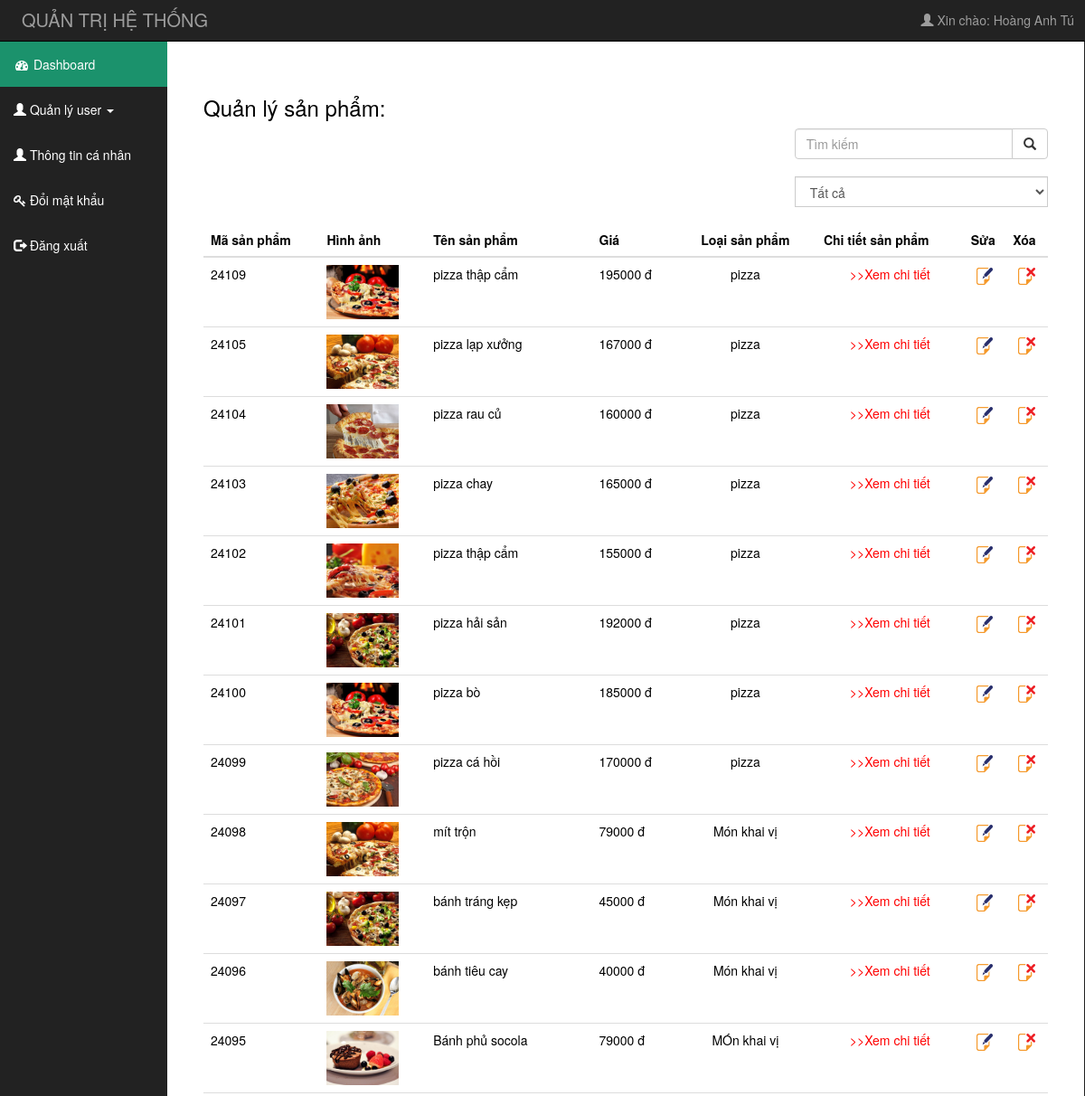
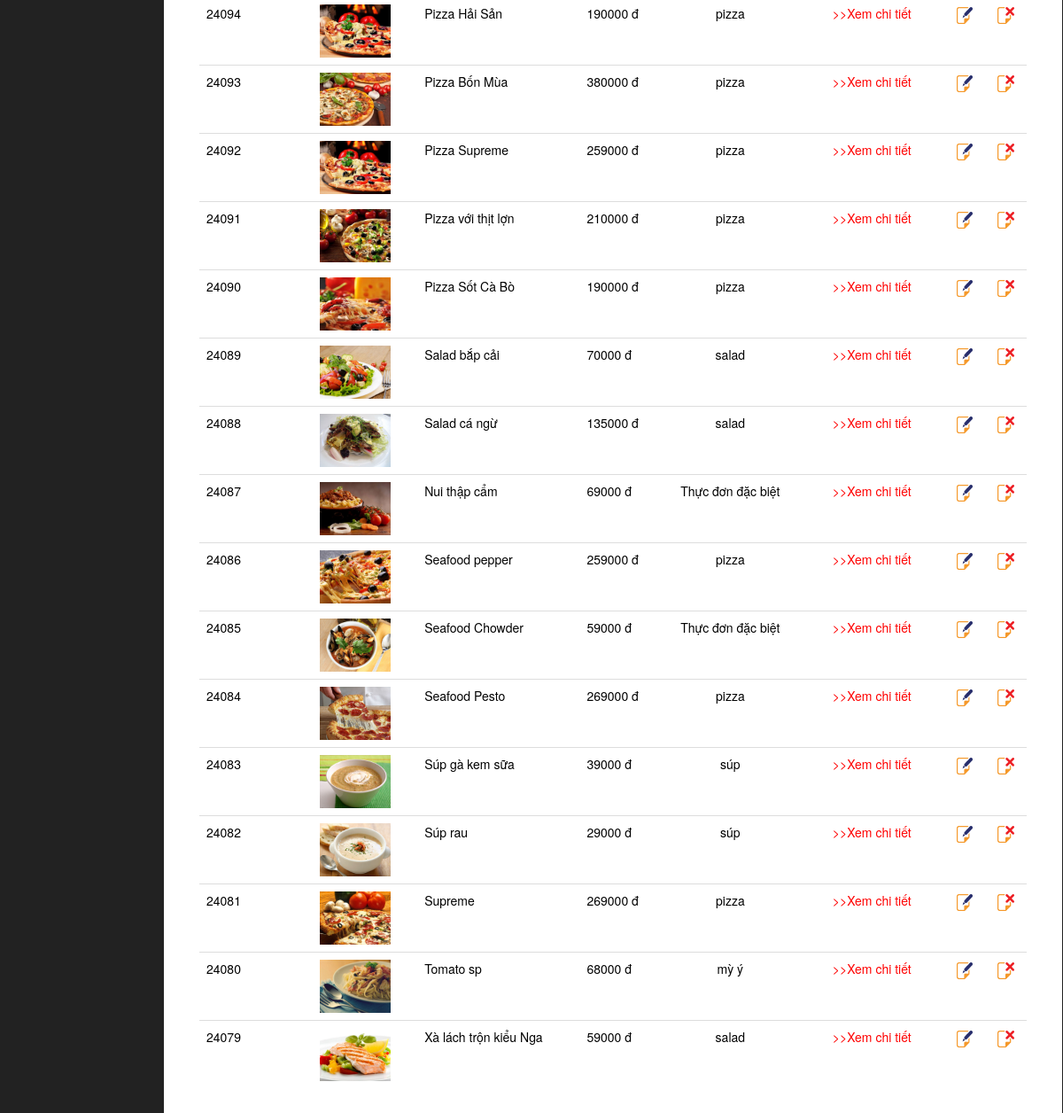
The page /admin/quanlysanpham.php (signed in) on the database its author committed (2 pictures, top to bottom).
### tables this page shows
CREATE TABLE `sanpham` (
  `Masp` int(100) NOT NULL,
  `Tensp` varchar(100) NOT NULL,
  `Gia` int(100) NOT NULL,
  `MoTaSp` varchar(10000) NOT NULL,
  `ChiTietSP` text NOT NULL,
  `ThongTinNgoai` text NOT NULL,
  `LoaiSp` varchar(100) NOT NULL,
  `LinkHinh` varchar(1000) NOT NULL
);

### admin/quanlysanpham.php (the view, shortened to what this page needs)
	<?php
		if(isset($_SESSION['usr']['uid']))
		{
			include("includes/header.php");
		}
		else
		{
			 header('Location:login.php');
		}
		require("../includes/connect_db.php");
	?>
		<div id="mid">
			<div class="row" style="width: 100%;">
				<div class="col-sm-2">
					<?php
						if($_SESSION['usr']['vaitro']==2)
						{
							include('includes/menu_left1.php');
						}
					?>
				</div>
				<div class="col-sm-10">
					<div style="background-color:white;margin-right: -29px;margin-left: -15px;color: black;padding: 40px;">
						<h3>Quản lý sản phẩm: </h3>
						<div class="input-group" style="width: 30%;float: right;">
					      <input type="text" class="form-control" placeholder="Tìm kiếm" name="search" id="search_user">
					      <div class="input-group-btn">
					        <button class="btn btn-default" type="button" onclick="searchUser();"><i class="glyphicon glyphicon-search"></i></button>
					      </div>
					    </div>
					    <div class="input-group" style="width: 30%;clear:both;float: right;margin-top: 2%;margin-bottom: 2%;">
						    <select name="loaisp" id="lsp" class="form-control" onchange="searchName();">
								<option value="-1">Tất cả</option>
								<?php
									$query="SELECT DISTINCT LoaiSp FROM sanpham";
									$result=mysqli_query($dbc,$query);check_errors($result,$query);
									while(list($loaisp)=mysqli_fetch_array($result,MYSQLI_NUM))
									{?>
										<option value="<?php echo $loaisp; ?>">
											<?php echo $loaisp; ?>
										</option>
									<?PHP }
								?>
							</select>
						</div>
						<table class="table table-hover">
						    <thead>
						      <tr>
						        <th>Mã sản phẩm</th>
						        <th>Hình ảnh</th>
						        <th>Tên sản phẩm</th>
						        <th>Giá</th>
						        <th style="text-align: center;">Loại sản phẩm</th>
						        <th>Chi tiết sản phẩm</th>
						        <th style="width: 5%;">Sửa</th>
						        <th style="width: 5%;">Xóa</th>
						      </tr>
						    </thead>
						    <tbody>
						    	<?PHP
							    		$query="SELECT masp,tensp,gia,loaisp,linkhinh,chitietsp FROM sanpham ORDER BY masp DESC";
										$result=mysqli_query($dbc,$query);check_errors($result,$query);
										while(list($masp,$tensp,$gia,$loaisp,$linkhinh,$chitietsp)=mysqli_fetch_array($result,MYSQLI_NUM))
									    {?>
											<tr>
										      	<td>
										      		<?php echo $masp;?>
										      	</td>
										      	<td>
										      		<img src='../<?php echo $linkhinh;?>' class="img_table">
										      	</td>
										      	<td>
													<?php echo $tensp;?>
										      	</td>
										      	<td>
										      		<?php echo $gia;?> đ
										      	</td>
										      	<td style="text-align:center;">
										      		<?php echo $loaisp;?>
										      	</td>
										      	<td style="text-align:center;">
										      		<a href="chitietsanpham.php?id=<?php echo $masp;?>" style="color:red;">
										      			>>Xem chi tiết
										      		</a>
										      	</td>
										      	<td  style="text-align: center;">
										      		<a href="edit_sanpham.php?id=<?php echo $masp;?>">
														<img src="../IMAGES/icon_edit.png" class="img_tb2">
													</a>
										      	</td>
										      	<td style="text-align: center;">
										      		<a onclick="messDelete(<?php echo $masp;?>);">
										      			<img src="../IMAGES/icon_delete.png" class="img_tb2">
										      		</a>
										      	</td>
									     	</tr>
									<?PHP }?>
						    </tbody>
				  		</table>
					</div>
				</div>
			</div>
		</div>
	</div>
</body>
</html>

### admin/CSS/admin_css.css (style rules this page uses)
body { margin: 0; padding: 0; background-color: #222; }
a { text-decoration: none; }
#mid { width: 100%; }
.table tbody a { cursor: pointer; }
.table tbody .img_table { height: 60px; width: 80px; margin-top: 0; }
.img_tb2 { width: 60%; height: 14%; }

### rows shown on the page
sanpham: Masp "24109", LinkHinh (picture), Tensp "pizza thập cẩm", Gia "195000", LoaiSp "pizza"
sanpham: Masp "24105", LinkHinh (picture), Tensp "pizza lạp xưởng", Gia "167000", LoaiSp "pizza"
sanpham: Masp "24104", LinkHinh (picture), Tensp "pizza rau củ", Gia "160000", LoaiSp "pizza"
sanpham: Masp "24103", LinkHinh (picture), Tensp "pizza chay", Gia "165000", LoaiSp "pizza"
sanpham: Masp "24102", LinkHinh (picture), Tensp "pizza thập cẩm", Gia "155000", LoaiSp "pizza"
sanpham: Masp "24101", LinkHinh (picture), Tensp "pizza hải sản", Gia "192000", LoaiSp "pizza"
sanpham: Masp "24100", LinkHinh (picture), Tensp "pizza bò", Gia "185000", LoaiSp "pizza"
sanpham: Masp "24099", LinkHinh (picture), Tensp "pizza cá hồi", Gia "170000", LoaiSp "pizza"
sanpham: Masp "24098", LinkHinh (picture), Tensp "mít trộn", Gia "79000", LoaiSp "Món khai vị"
sanpham: Masp "24097", LinkHinh (picture), Tensp "bánh tráng kẹp", Gia "45000", LoaiSp "Món khai vị"
sanpham: Masp "24096", LinkHinh (picture), Tensp "bánh tiêu cay", Gia "40000", LoaiSp "Món khai vị"
sanpham: Masp "24095", LinkHinh (picture), Tensp "Bánh phủ socola", Gia "79000", LoaiSp "MÓn khai vị"
sanpham: Masp "24094", LinkHinh (picture), Tensp "Pizza Hải Sản", Gia "190000", LoaiSp "pizza"
sanpham: Masp "24093", LinkHinh (picture), Tensp "Pizza Bốn Mùa", Gia "380000", LoaiSp "pizza"
sanpham: Masp "24092", LinkHinh (picture), Tensp "Pizza Supreme", Gia "259000", LoaiSp "pizza"
sanpham: Masp "24091", LinkHinh (picture), Tensp "Pizza với thịt lợn", Gia "210000", LoaiSp "pizza"
sanpham: Masp "24090", LinkHinh (picture), Tensp "Pizza Sốt Cà Bò", Gia "190000", LoaiSp "pizza"
sanpham: Masp "24089", LinkHinh (picture), Tensp "Salad bắp cải", Gia "70000", LoaiSp "salad"
sanpham: Masp "24088", LinkHinh (picture), Tensp "Salad cá ngừ", Gia "135000", LoaiSp "salad"
sanpham: Masp "24087", LinkHinh (picture), Tensp "Nui thập cẩm", Gia "69000", LoaiSp "Thực đơn đặc biệt"
sanpham: Masp "24086", LinkHinh (picture), Tensp "Seafood pepper", Gia "259000", LoaiSp "pizza"
sanpham: Masp "24085", LinkHinh (picture), Tensp "Seafood Chowder", Gia "59000", LoaiSp "Thực đơn đặc biệt"
sanpham: Masp "24084", LinkHinh (picture), Tensp "Seafood Pesto", Gia "269000", LoaiSp "pizza"
sanpham: Masp "24083", LinkHinh (picture), Tensp "Súp gà kem sữa", Gia "39000", LoaiSp "súp"
sanpham: Masp "24082", LinkHinh (picture), Tensp "Súp rau", Gia "29000", LoaiSp "súp"
sanpham: Masp "24081", LinkHinh (picture), Tensp "Supreme", Gia "269000", LoaiSp "pizza"
sanpham: Masp "24080", LinkHinh (picture), Tensp "Tomato sp", Gia "68000", LoaiSp "mỳ ý"
sanpham: Masp "24079", LinkHinh (picture), Tensp "Xà lách trộn kiểu Nga", Gia "59000", LoaiSp "salad"

### other values the page prints
$_SESSION['usr']['user'] "Hoàng Anh Tú"
